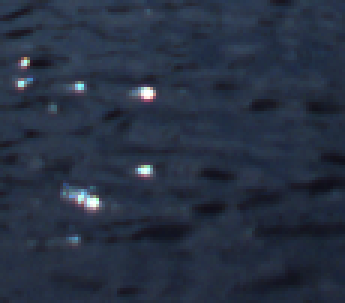
//> input picture Negatives/HaarTraining/negatives/neg105.png, 115 x 101 px, given in place of �PNG, which was not available (shown 3 times larger)
$ ./Predict haarcascade_frontalface_default.xml ../negatives/neg105.png   (built with g++ and OpenCV 4)
//> lines starting //> are read from the running program, lines starting //| are printed output that depends on the picture; after the words box and inside, x2 and y2 are one past the last pixel; in counts of white or black regions, pixels touching at a corner belong together; pictures that were not available may be replaced by others from this repository, and a replacement may not be noted
#include "opencv2/objdetect/objdetect.hpp"
#include "opencv2/highgui/highgui.hpp"
#include "opencv2/imgproc/imgproc.hpp"

#include <iostream>
#include <sstream>
#include <fstream>
#include <stdio.h>

using namespace std;
using namespace cv;

/** Function Headers */
void writePrediction(Mat frame, String link);

/** Global variables */
String cascade_dir = "Negatives/HaarTraining/";
String repo_dir = "/Users/cyrusanderson/Team_Avatar/";
String test_items = "Negatives/sphere-train.txt"; //HaarTraining/code/test.txt";
CascadeClassifier cascade;
String window_name = "Capture - buoy detection";
int numDrawn = 10;
RNG rng(12345);

/** @function main */
int main( int argc, const char** argv )
{

    CvCapture* capture;
    Mat frame;
    // sphere|nun
    cascade_dir += string(argv[1]) + "-model/cascade.xml";
    test_items = string(argv[2]); //relative path from repo to test

    //-- 1. Load the cascades
    if( !cascade.load(repo_dir + cascade_dir) ){ printf("--(!)Error loading %s\n", (repo_dir + cascade_dir).c_str()); return -1; }; //original

    ifstream link_file(repo_dir + test_items);
    //cout << repo_dir + test_items << endl; //deb
    String line;
    while (getline(link_file, line) && line != "") {
        istringstream iss(line);
        String link;
        if (!(iss >> link)) {
            break;
            //error
        }


        frame = imread(repo_dir + link, 1 );
//> frame is the input picture: 101 rows x 115 cols, CV_8UC3; mean B, G, R 66.5, 49.2, 39.8
        writePrediction(frame, link);
        int c = waitKey(10);
    }

    return 0;
}

void writePrediction(Mat frame, String link) {
//> called with link = "�PNG"
    vector<Rect> bb;

    bool cutoff = true;
    bool grayscale = true;
    double cutoff_percentage = .3;
    Mat roi = frame;
    int cutoff_rows = 0;
    if (cutoff) {
        cutoff_rows = cvRound(cutoff_percentage*frame.rows);
//> cutoff_rows = 30
        rectangle(frame, Rect(0, cutoff_rows, frame.cols, frame.rows-cutoff_rows), Scalar(171, 122, 10));
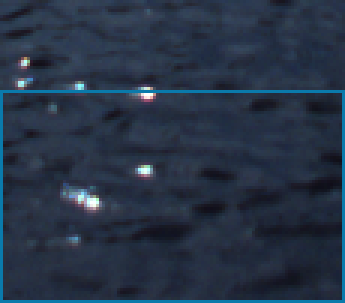
//> frame: 101 rows x 115 cols, CV_8UC3 (shown 3 times larger); 3.17% of pixels changed, all inside (x1, y1, x2, y2) = (0, 30, 115, 101)
        roi = frame(Rect(0, cutoff_rows, frame.cols, frame.rows-cutoff_rows));
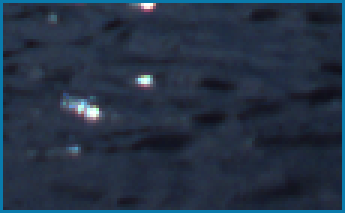
//> roi: 71 rows x 115 cols, CV_8UC3 (shown 3 times larger); mean B, G, R 68.5, 50.3, 37
    }

    Mat frame_gray;
    frame_gray = roi;
    if (grayscale) {
        cvtColor( roi, frame_gray, CV_BGR2GRAY );
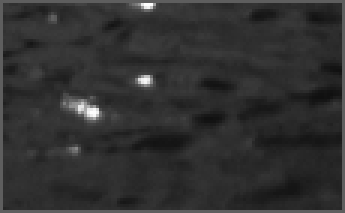
//> frame_gray: 71 rows x 115 cols, CV_8UC1 (shown 3 times larger); min 16, max 255, mean 48.4
        equalizeHist( frame_gray, frame_gray );
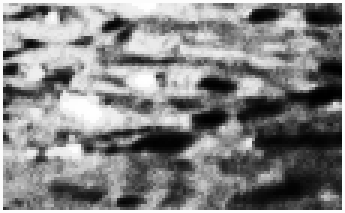
//> frame_gray: 71 rows x 115 cols, CV_8UC1 (shown 3 times larger); min 0, max 255, mean 131.8
    }
    cascade.detectMultiScale( frame_gray, bb, 1.1, 2, 0|CV_HAAR_SCALE_IMAGE, Size(30, 30) );
//> bb = empty

    ostringstream ss;
    for ( size_t i = 0; i < bb.size() && i < numDrawn; i++ ) {
        bb[i].y += cutoff_rows;
        ss << " " << bb[i].x << " " << bb[i].y << " " << bb[i].width << " " << bb[i].height;
        //color is pinkish - BGR format
        rectangle(frame, bb[i], Scalar(171, 122, 234));
        imshow(window_name, frame);
        //waitKey(10); //deb
    }
//> this loop made 0 passes
//> the Esc key is pressed
    // if no predictions, indicate so
    cout << link; //path to img
    cout << ss.str() << endl;
}

$ run again, on Negatives/HaarTraining/negatives/neg1065.png
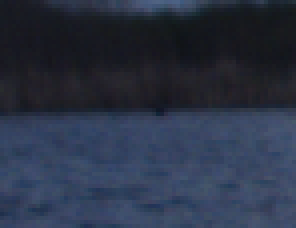
//> input picture Negatives/HaarTraining/negatives/neg1065.png, 74 x 57 px, given in place of �PNG, which was not available (shown 4 times larger)
//> frame is the input picture: 57 rows x 74 cols, CV_8UC3; mean B, G, R 69, 50.9, 42.7
//> frame: 57 rows x 74 cols, CV_8UC3; 5.31% of pixels changed, all inside (x1, y1, x2, y2) = (0, 17, 74, 57)
//> in writePrediction, `roi = frame(Rect(0, cutoff_rows, frame.cols, frame.rows-cutoff_rows));`:
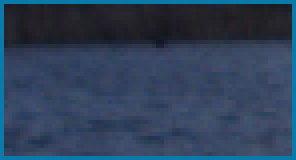
//> roi: 40 rows x 74 cols, CV_8UC3 (shown 4 times larger); mean B, G, R 89.4, 64.8, 46.7
//> in writePrediction, `equalizeHist( frame_gray, frame_gray );`:
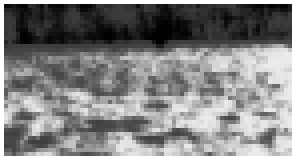
//> frame_gray: 40 rows x 74 cols, CV_8UC1 (shown 4 times larger); min 0, max 255, mean 131.6
//> bb = empty

$ run again, on Negatives/HaarTraining/negatives/neg1070.png
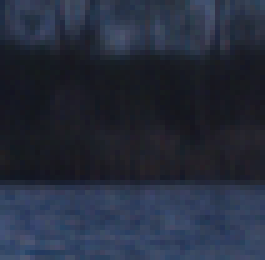
//> input picture Negatives/HaarTraining/negatives/neg1070.png, 53 x 52 px, given in place of �PNG, which was not available (shown 5 times larger)
//> frame is the input picture: 52 rows x 53 cols, CV_8UC3; mean B, G, R 60.7, 44.5, 37.9
//> frame: 52 rows x 53 cols, CV_8UC3; 6.31% of pixels changed, all inside (x1, y1, x2, y2) = (0, 16, 53, 52)
//> in writePrediction, `roi = frame(Rect(0, cutoff_rows, frame.cols, frame.rows-cutoff_rows));`:
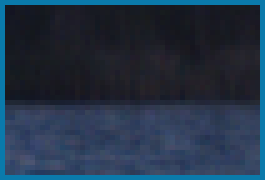
//> roi: 36 rows x 53 cols, CV_8UC3 (shown 5 times larger); mean B, G, R 70.4, 51, 34.9
//> in writePrediction, `equalizeHist( frame_gray, frame_gray );`:
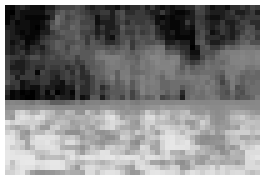
//> frame_gray: 36 rows x 53 cols, CV_8UC1 (shown 5 times larger); min 0, max 255, mean 131.5
//> bb = empty
